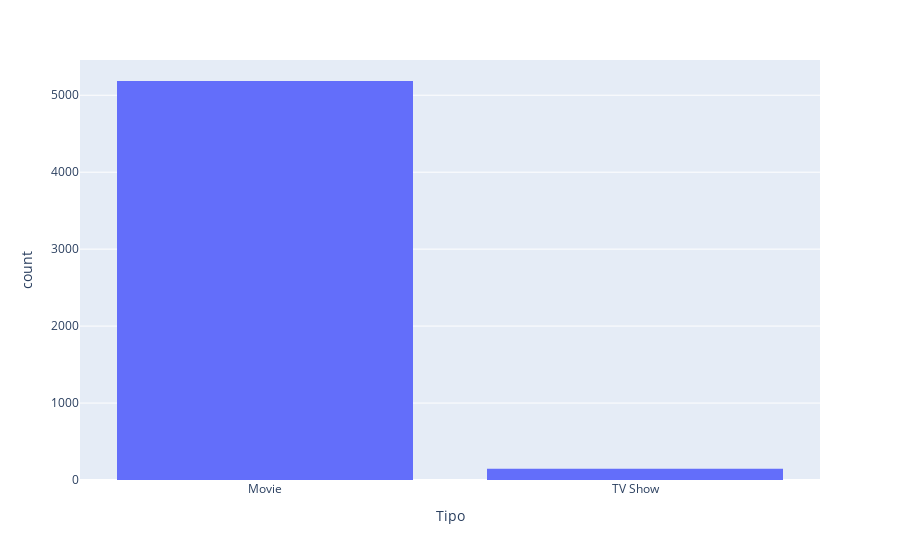

The code cell stored with this chart in its notebook:
### Code cell
#Existem mais filme ou programa na tv?
grafico = px.histogram(tabela, x="Tipo")
    #Exibir o grafico
grafico.show()

### Figure 1 — Plotly figure (JSON) as saved in the notebook; plotly's stock layout.template omitted (floating-point values rounded to 4 significant figures; data arrays with more than 128 entries replaced by an {"elided": "..."} marker saying what was removed)
{"data": [{"alignmentgroup": "True", "bingroup": "x", "hovertemplate": "Tipo=%{x}<br>count=%{y}<extra></extra>", "legendgroup": "", "marker": {"color": "#636efa", "pattern": {"shape": ""}}, "name": "", "offsetgroup": "", "orientation": "v", "showlegend": false, "type": "histogram", "x": {"elided": "5332 str values"}, "xaxis": "x", "yaxis": "y"}], "layout": {"barmode": "relative", "legend": {"tracegroupgap": 0}, "margin": {"t": 60}, "xaxis": {"anchor": "y", "domain": [0, 1], "title": {"text": "Tipo"}}, "yaxis": {"anchor": "x", "domain": [0, 1], "title": {"text": "count"}}}}
